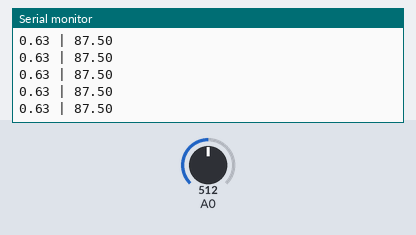
Recording of a sketch running on a simulated Arduino Uno, built with avr-gcc and run on an emulated ATmega328P. On the bench: the last lines printed to the serial monitor. The test bench sets the inputs (shaded band); at power-on: A0 = 512.

Above: at 1.2 s.
1.3 s: A0 set to 716
At 1.31 s:
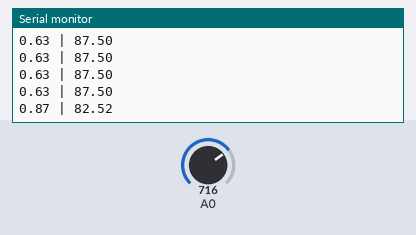
2.8 s: A0 set to 900
At 2.82 s:
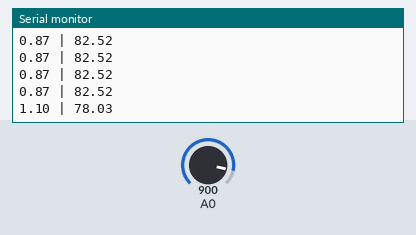
Timing chart, 0 to 5.8 s (numbered marks = the images above; inputs shaded):
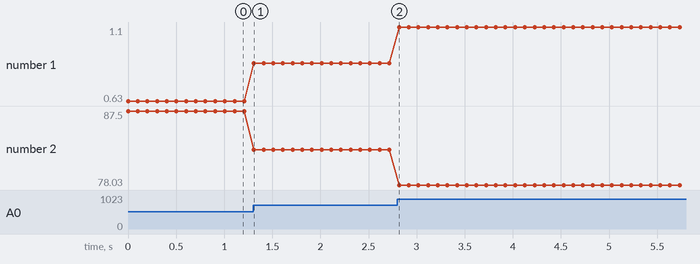

Measured:
- after the input at 1.3 s, the serial monitor: prints a new line at once (image 1)
- after the input at 2.8 s, the serial monitor: prints a new line at once (image 2)
- plotted number 1: 0.63 → 0.87 after the input at 1.3 s, 0.87 → 1.1 after the input at 2.8 s
- plotted number 2: 87.5 → 82.52 after the input at 1.3 s, 82.52 → 78.03 after the input at 2.8 s

The sketch:

sonometro.ino
```cpp
/* ************************************************* *
 * ------ ORC DATASTREAMING IoT ARDUINO NODE ------- *
 * --------- coded by Jaime Laborda Macari---------- *
 * -------------- ORC2.17 - MAKERSUPV -------------- *
 * ------https://github.com/makers-upv/orc-iot ----- *
 * ************************************************* */

void setup() {
  // put your setup code here, to run once:
  Serial.begin(115200);
}

void loop() {
  // put your main code here, to run repeatedly:

  int raw = analogRead(A0);

  float volts = (raw*5.0)/4096.0;

  float db = 100-20*volts;

  Serial.println(String(volts)+" | "+String(db));

  delay(100);

}
```
